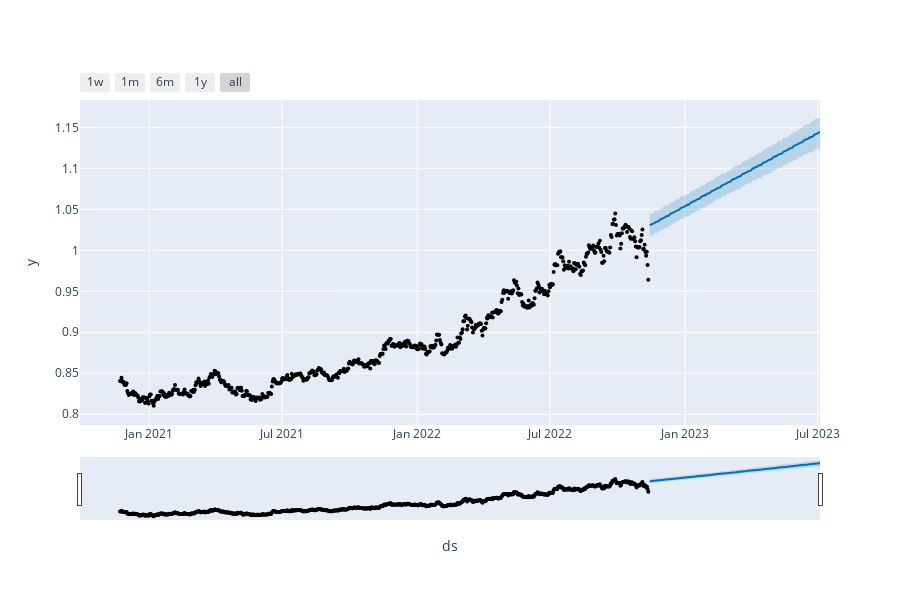

The code cell stored with this chart in its notebook:
### Markdown cell above
Here the mean absolute percentage error is 1.53% which suggests that the model has high predective power and can be used to predict the future values

### Code cell
# Training the model on the complete dataframe to get the over all picture and then plotting it on some future dates
model_usd_eur_all = Prophet(changepoint_prior_scale=0.01, seasonality_mode='multiplicative', \
            weekly_seasonality=True, \
            daily_seasonality=False)

model_usd_eur_all.fit(usd_eur)
usd_eur_forecast = model_usd_eur_all.make_future_dataframe(periods=117, freq='2D')
usd_eur_future_data = usd_eur_forecast[usd_eur_forecast['ds']>'2022-11-12']
usd_eur_forcasted_data = model_usd_eur_all.predict(usd_eur_future_data) 
plot_plotly(model_usd_eur_all,usd_eur_forcasted_data)
